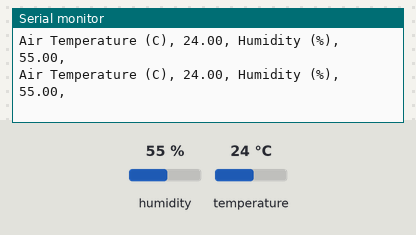
Bench run of a sketch on a simulated Arduino Uno, built with avr-gcc and run on an emulated ATmega328P. Shown: the last lines printed to the serial monitor. The test bench sets the inputs (shaded band); at power-on: humidity 55 %, temperature 24 °C.

Above: at 3.8 s.
3.9 s: humidity set to 22 %
At 7.4 s:
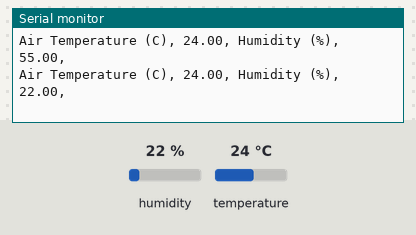
7.8 s: temperature set to 12 °C
At 9.5 s:
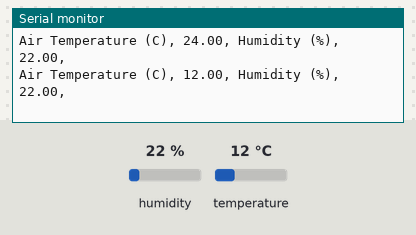
11.7 s: humidity set to 40 %
At 12.6 s:
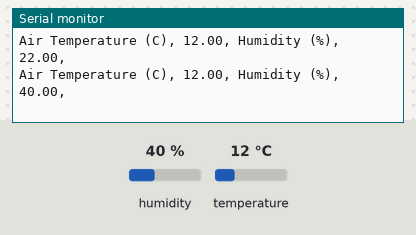
Timing chart, 0 to 14.7 s (numbered marks = the images above; inputs shaded):
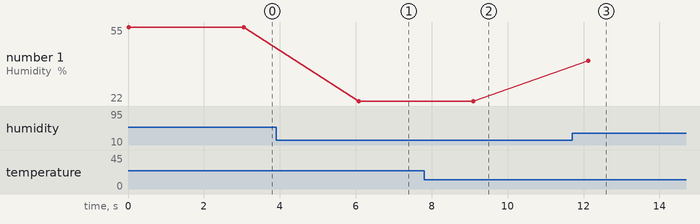

The sketch:

SimpleDHT11.ino
```cpp
#include <DHT.h>
#include <DHT_U.h>

/* DHT11 Temperature and Humidity Sensor */

#include <DHT.h>

// Defines
#define DHTPIN 12     // Digital pin connected to the DHT sensor
#define DHTTYPE DHT11

// Initialize variable for sensor
DHT dht(DHTPIN, DHTTYPE);

// Code in the setup block will be run once when the program starts (or device is powered up)
void setup(void)
{
  // Serial is the connection between the microcontroller and the computer.
  // This line is needed to send text from the microcontroller to the computer.
  Serial.begin(9600);

  // This section turns on the sensor
   dht.begin();
}

// Code in the loop block is run repeatedly until the device is powered off
void loop(void)
{
  // These lines collect a measurement
  float h = dht.readHumidity();
  float t = dht.readTemperature();

  // Check if any reads failed and exit early (to try again).
          if (isnan(h) || isnan(t)) {
            Serial.println(F("Failed to read from DHT sensor!"));
            return;
          }

  // These lines format the text with the measurement that will go to the computer.
  String measNameT = "Air Temperature (C), ";
  String trailingComma = ", ";
  String output = measNameT + t + trailingComma;

  String measNameH = "Humidity (%), ";
  // Compare with above, the output string has already been created
  // (in line 41). Now we are just adding the additional measurement to it
  output = output + measNameH + h + trailingComma;

  // This line sends the text with the measurement to the computer.
  Serial.println(output);

  // Change the value below to change the interval (in milliseconds) between measurements
  // For example, replacing line below with 'delay(2000);' will wait 2 seconds between measurements.
  delay(3000);
}
```

Measured:
- after the input at 3.9 s, the serial monitor: prints a new line after 2.2 s (image 1)
- after the input at 7.8 s, the serial monitor: prints a new line after 1.3 s (image 2)
- after the input at 11.7 s, the serial monitor: prints a new line after 0.42 s (image 3)
- plotted number 1: 55 → 22 after the input at 3.9 s, 22 → 40 after the input at 11.7 s
